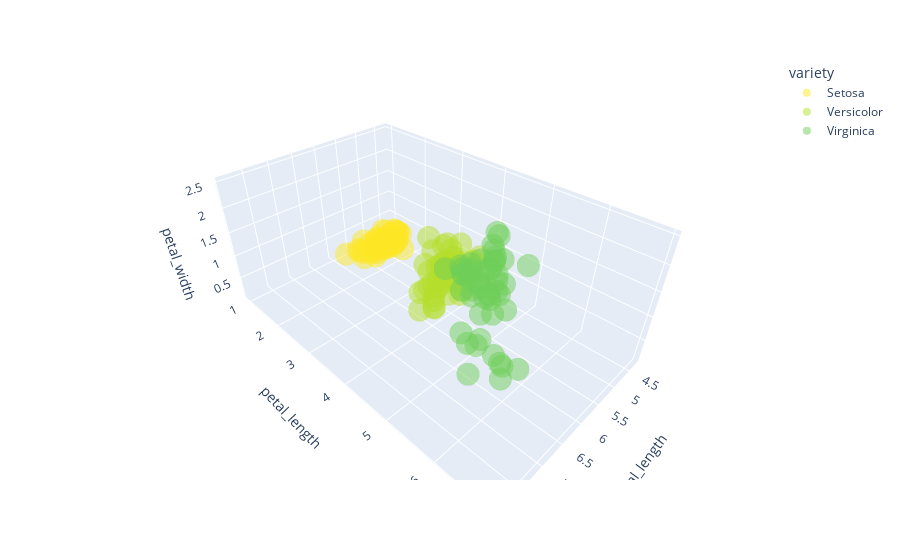

Write notebook code for a chart like this one.
### Code cell
fig = px.scatter_3d(df,
            x='sepal_length',
            y='petal_length',
            z='petal_width',
            color_discrete_sequence= px.colors.sequential.Viridis_r,
            color='variety',
            opacity=0.5
)

fig.show()

### Figure 1 — Plotly figure (JSON) as saved in the notebook; plotly's stock layout.template omitted (floating-point values rounded to 4 significant figures)
{"data": [{"hovertemplate": "variety=Setosa<br>sepal_length=%{x}<br>petal_length=%{y}<br>petal_width=%{z}<extra></extra>", "legendgroup": "Setosa", "marker": {"color": "#fde725", "opacity": 0.5, "symbol": "circle"}, "mode": "markers", "name": "Setosa", "scene": "scene", "showlegend": true, "type": "scatter3d", "x": [5.1, 4.9, 4.7, 4.6, 5, 5.4, 4.6, 5, 4.4, 4.9, 5.4, 4.8, 4.8, 4.3, 5.8, 5.7, 5.4, 5.1, 5.7, 5.1, 5.4, 5.1, 4.6, 5.1, 4.8, 5, 5, 5.2, 5.2, 4.7, 4.8, 5.4, 5.2, 5.5, 4.9, 5, 5.5, 4.9, 4.4, 5.1, 5, 4.5, 4.4, 5, 5.1, 4.8, 5.1, 4.6, 5.3, 5], "y": [1.4, 1.4, 1.3, 1.5, 1.4, 1.7, 1.4, 1.5, 1.4, 1.5, 1.5, 1.6, 1.4, 1.1, 1.2, 1.5, 1.3, 1.4, 1.7, 1.5, 1.7, 1.5, 1, 1.7, 1.9, 1.6, 1.6, 1.5, 1.4, 1.6, 1.6, 1.5, 1.5, 1.4, 1.5, 1.2, 1.3, 1.4, 1.3, 1.5, 1.3, 1.3, 1.3, 1.6, 1.9, 1.4, 1.6, 1.4, 1.5, 1.4], "z": [0.2, 0.2, 0.2, 0.2, 0.2, 0.4, 0.3, 0.2, 0.2, 0.1, 0.2, 0.2, 0.1, 0.1, 0.2, 0.4, 0.4, 0.3, 0.3, 0.3, 0.2, 0.4, 0.2, 0.5, 0.2, 0.2, 0.4, 0.2, 0.2, 0.2, 0.2, 0.4, 0.1, 0.2, 0.2, 0.2, 0.2, 0.1, 0.2, 0.2, 0.3, 0.3, 0.2, 0.6, 0.4, 0.3, 0.2, 0.2, 0.2, 0.2]}, {"hovertemplate": "variety=Versicolor<br>sepal_length=%{x}<br>petal_length=%{y}<br>petal_width=%{z}<extra></extra>", "legendgroup": "Versicolor", "marker": {"color": "#b5de2b", "opacity": 0.5, "symbol": "circle"}, "mode": "markers", "name": "Versicolor", "scene": "scene", "showlegend": true, "type": "scatter3d", "x": [7, 6.4, 6.9, 5.5, 6.5, 5.7, 6.3, 4.9, 6.6, 5.2, 5, 5.9, 6, 6.1, 5.6, 6.7, 5.6, 5.8, 6.2, 5.6, 5.9, 6.1, 6.3, 6.1, 6.4, 6.6, 6.8, 6.7, 6, 5.7, 5.5, 5.5, 5.8, 6, 5.4, 6, 6.7, 6.3, 5.6, 5.5, 5.5, 6.1, 5.8, 5, 5.6, 5.7, 5.7, 6.2, 5.1, 5.7], "y": [4.7, 4.5, 4.9, 4, 4.6, 4.5, 4.7, 3.3, 4.6, 3.9, 3.5, 4.2, 4, 4.7, 3.6, 4.4, 4.5, 4.1, 4.5, 3.9, 4.8, 4, 4.9, 4.7, 4.3, 4.4, 4.8, 5, 4.5, 3.5, 3.8, 3.7, 3.9, 5.1, 4.5, 4.5, 4.7, 4.4, 4.1, 4, 4.4, 4.6, 4, 3.3, 4.2, 4.2, 4.2, 4.3, 3, 4.1], "z": [1.4, 1.5, 1.5, 1.3, 1.5, 1.3, 1.6, 1, 1.3, 1.4, 1, 1.5, 1, 1.4, 1.3, 1.4, 1.5, 1, 1.5, 1.1, 1.8, 1.3, 1.5, 1.2, 1.3, 1.4, 1.4, 1.7, 1.5, 1, 1.1, 1, 1.2, 1.6, 1.5, 1.6, 1.5, 1.3, 1.3, 1.3, 1.2, 1.4, 1.2, 1, 1.3, 1.2, 1.3, 1.3, 1.1, 1.3]}, {"hovertemplate": "variety=Virginica<br>sepal_length=%{x}<br>petal_length=%{y}<br>petal_width=%{z}<extra></extra>", "legendgroup": "Virginica", "marker": {"color": "#6ece58", "opacity": 0.5, "symbol": "circle"}, "mode": "markers", "name": "Virginica", "scene": "scene", "showlegend": true, "type": "scatter3d", "x": [6.3, 5.8, 7.1, 6.3, 6.5, 7.6, 4.9, 7.3, 6.7, 7.2, 6.5, 6.4, 6.8, 5.7, 5.8, 6.4, 6.5, 7.7, 7.7, 6, 6.9, 5.6, 7.7, 6.3, 6.7, 7.2, 6.2, 6.1, 6.4, 7.2, 7.4, 7.9, 6.4, 6.3, 6.1, 7.7, 6.3, 6.4, 6, 6.9, 6.7, 6.9, 5.8, 6.8, 6.7, 6.7, 6.3, 6.5, 6.2, 5.9], "y": [6, 5.1, 5.9, 5.6, 5.8, 6.6, 4.5, 6.3, 5.8, 6.1, 5.1, 5.3, 5.5, 5, 5.1, 5.3, 5.5, 6.7, 6.9, 5, 5.7, 4.9, 6.7, 4.9, 5.7, 6, 4.8, 4.9, 5.6, 5.8, 6.1, 6.4, 5.6, 5.1, 5.6, 6.1, 5.6, 5.5, 4.8, 5.4, 5.6, 5.1, 5.1, 5.9, 5.7, 5.2, 5, 5.2, 5.4, 5.1], "z": [2.5, 1.9, 2.1, 1.8, 2.2, 2.1, 1.7, 1.8, 1.8, 2.5, 2, 1.9, 2.1, 2, 2.4, 2.3, 1.8, 2.2, 2.3, 1.5, 2.3, 2, 2, 1.8, 2.1, 1.8, 1.8, 1.8, 2.1, 1.6, 1.9, 2, 2.2, 1.5, 1.4, 2.3, 2.4, 1.8, 1.8, 2.1, 2.4, 2.3, 1.9, 2.3, 2.5, 2.3, 1.9, 2, 2.3, 1.8]}], "layout": {"legend": {"title": {"text": "variety"}, "tracegroupgap": 0}, "margin": {"t": 60}, "scene": {"domain": {"x": [0, 1], "y": [0, 1]}, "xaxis": {"title": {"text": "sepal_length"}}, "yaxis": {"title": {"text": "petal_length"}}, "zaxis": {"title": {"text": "petal_width"}}}}}
